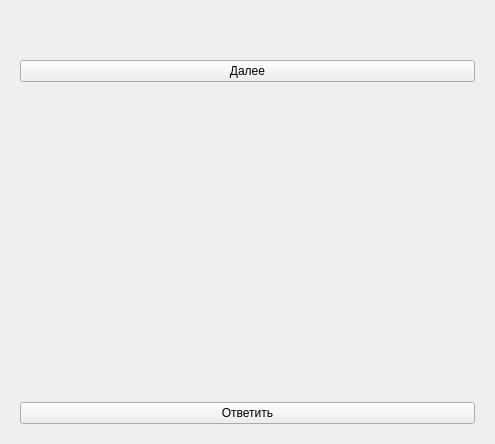
<?xml version="1.0" encoding="UTF-8"?>
<ui version="4.0">
 <class>NumbersRoundMulty</class>
 <widget class="QWidget" name="NumbersRoundMulty">
  <property name="geometry">
   <rect>
    <x>0</x>
    <y>0</y>
    <width>495</width>
    <height>444</height>
   </rect>
  </property>
  <property name="windowTitle">
   <string>Form</string>
  </property>
  <layout class="QVBoxLayout" name="verticalLayout">
   <item>
    <widget class="QWidget" name="finalScoreWiget" native="true">
     <layout class="QVBoxLayout" name="verticalLayout_5">
      <item>
       <widget class="QLabel" name="finalScoreLabel">
        <property name="text">
         <string/>
        </property>
        <property name="alignment">
         <set>Qt::AlignCenter</set>
        </property>
       </widget>
      </item>
      <item>
       <widget class="QPushButton" name="nextRound">
        <property name="text">
         <string>Далее</string>
        </property>
       </widget>
      </item>
     </layout>
    </widget>
   </item>
   <item>
    <widget class="QLabel" name="requiredNumber">
     <property name="text">
      <string/>
     </property>
     <property name="alignment">
      <set>Qt::AlignCenter</set>
     </property>
    </widget>
   </item>
   <item>
    <widget class="QWidget" name="numbersWidget" native="true">
     <layout class="QHBoxLayout" name="horizontalLayout_2"/>
    </widget>
   </item>
   <item>
    <widget class="QWidget" name="arithmeticWidget" native="true">
     <layout class="QVBoxLayout" name="verticalLayout_2">
      <item>
       <layout class="QHBoxLayout" name="arithmeticLayout">
        <property name="spacing">
         <number>10</number>
        </property>
        <property name="leftMargin">
         <number>0</number>
        </property>
       </layout>
      </item>
     </layout>
    </widget>
   </item>
   <item>
    <widget class="QWidget" name="preAnswerWiget" native="true">
     <layout class="QVBoxLayout" name="verticalLayout_3">
      <item>
       <widget class="QLabel" name="preAnswerExpresion">
        <property name="text">
         <string/>
        </property>
        <property name="alignment">
         <set>Qt::AlignCenter</set>
        </property>
       </widget>
      </item>
      <item>
       <widget class="QPushButton" name="answerButton">
        <property name="text">
         <string>Ответить</string>
        </property>
       </widget>
      </item>
     </layout>
    </widget>
   </item>
  </layout>
 </widget>
 <resources/>
 <connections/>
</ui>
